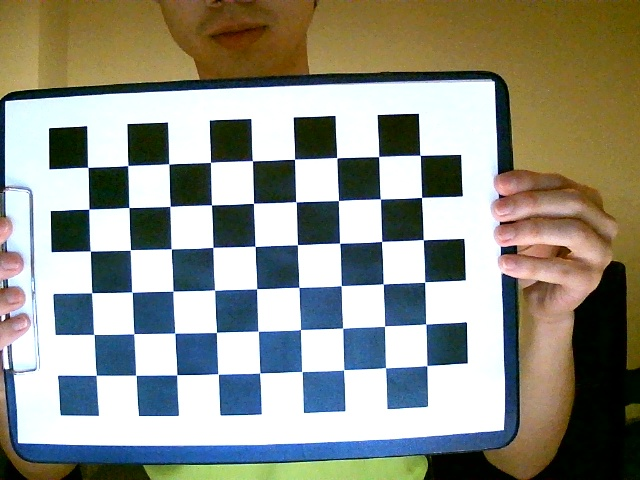
#> input picture DJITelloPy-master/Pi/Camera/cal_image_10 2.jpg, 640 x 480 px; its folder holds only this picture in this run
$ python camera_calibration.py
#> lines starting #> are read from the running program, lines starting #| are printed output that depends on the picture; after the words box and inside, x2 and y2 are one past the last pixel; in counts of white or black regions, pixels touching at a corner belong together; long printed decimals are rounded
import numpy as np
import cv2
import glob

cb_width = 9
cb_height = 6
cb_square_size = 29.5

criteria = (cv2.TERM_CRITERIA_EPS + cv2.TERM_CRITERIA_MAX_ITER, 30, 0.001)

cb_3D_points = np.zeros((cb_width*cb_height,3), np.float32)
cb_3D_points[:,:2] = np.mgrid[0:cb_width, 0:cb_height].T.reshape(-1,2) * cb_square_size

list_cb_3d_points = []
list_cb_2d_img_points = []

list_images = glob.glob('*.jpg')

for frame_name in list_images:
	img = cv2.imread(frame_name)
#> img is the input picture: shape (480, 640, 3); mean B, G, R 135.5, 147, 145.7

	gray = cv2.cvtColor(img, cv2.COLOR_BGR2GRAY)
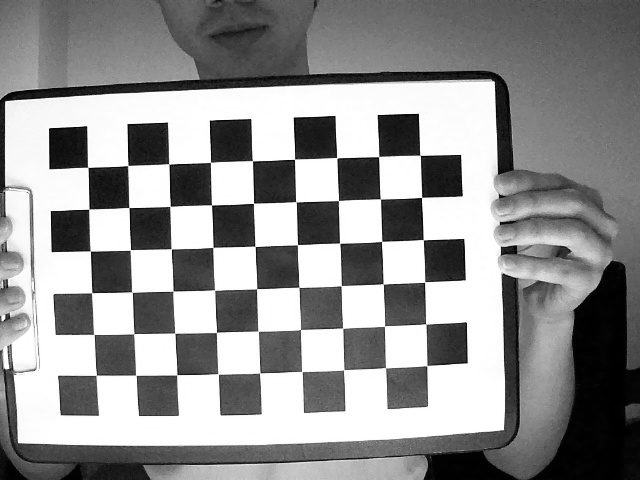
#> gray: shape (480, 640); min 0, max 255, mean 145.3

	ret, corners = cv2.findChessboardCorners(gray, (9,6), None)
#> ret = True; corners = 54 rows, first 8: [87.95, 167.4], [127.8, 165.5], [168.8, 164], [210.5, 162.3], [252.5, 160.8], [294.5, 159.3], [337, 157.9], [378.6, 156.6]

	if ret == True:
		list_cb_3d_points.append(cb_3D_points)

		corners2 = cv2.cornerSubPix(gray, corners, (11,11), (-1,-1), criteria)
#> corners2 = 54 rows, first 8: [87.72, 167.4], [127.7, 165.5], [168.8, 163.9], [210.5, 162.3], [252.4, 160.7], [294.5, 159.2], [336.7, 157.6], [378.6, 156.5]
		list_cb_2d_img_points.append(corners2)

		cv2.drawChessboardCorners(img, (cb_width, cb_height), corners2, ret)
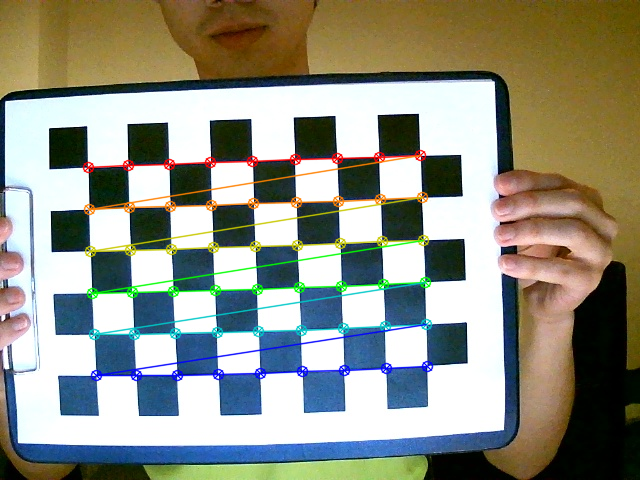
#> img: shape (480, 640, 3); 4.92% of pixels changed, all inside (x1, y1, x2, y2) = (82, 149, 434, 382)
		cv2.imshow('img', img)
		cv2.waitKey(500)

cv2.destroyAllWindows()

ret, mtx, dist, rvecs, tvecs = cv2. calibrateCamera(list_cb_3d_points, list_cb_2d_img_points, gray.shape[::-1], None, None)
#> ret = 0.16; mtx = [[225.6, 0, 276.9], [0, 228, 231.7], [0, 0, 1]]; dist = [[-0.0371, 0.0208, -0.00359, 0.00302, -0.0101]]; rvecs = ([-0.01, -0.00421, -0.0345],); tvecs = ([-135.2, -44.96, 156.7],)

print("Calibration Matrix: ")
print(mtx)
#| [[225.563   0.         276.933]
#|  [  0.         227.958 231.679]
#|  [  0.           0.           1.        ]]
print("Distortion: ", dist)
#| Distortion:  [[-0.0371  0.02085 -0.003589  0.003022 -0.01006]]

with open('camera_calibration.npy', 'wb') as f:
	np.save(f, mtx)
	np.save(f, dist)

$ run again, on DJITelloPy-master/Pi/Camera/cal_image_13 2.jpg
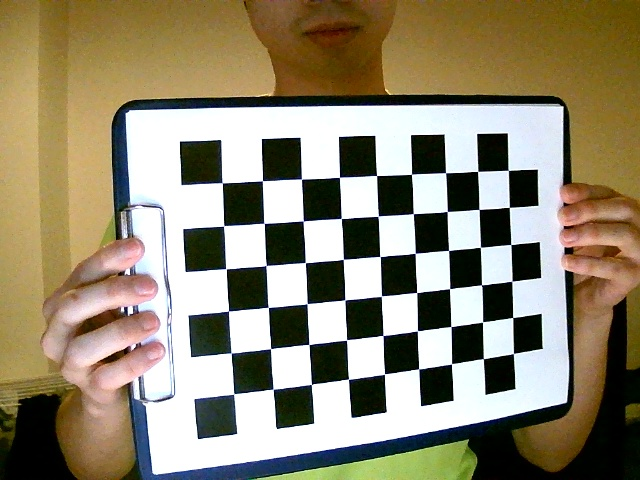
#> input picture DJITelloPy-master/Pi/Camera/cal_image_13 2.jpg, 640 x 480 px
#> img is the input picture: shape (480, 640, 3); mean B, G, R 112.3, 136, 144.8
#> `gray = cv2.cvtColor(img, cv2.COLOR_BGR2GRAY)`:
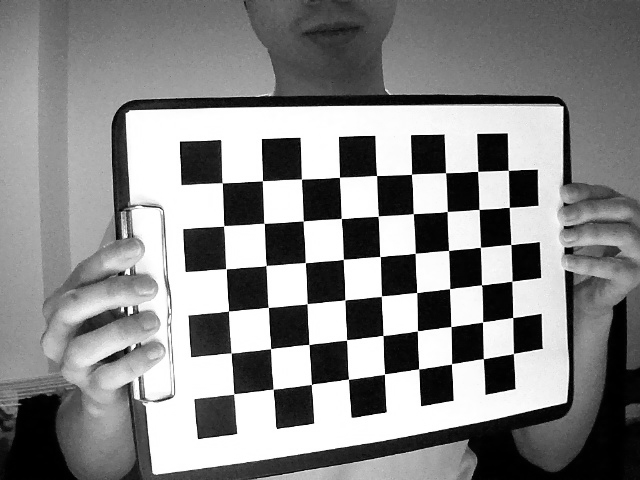
#> gray: shape (480, 640); min 0, max 255, mean 135.9
#> `ret, corners = cv2.findChessboardCorners(gray, (9,6), None)`: ret = True; corners = 54 rows, first 8: [222.3, 182.9], [262.4, 180.7], [301.5, 179.2], [339.4, 177.3], [376.6, 175.6], [411.5, 174.3], [445.6, 172.7], [477.7, 171.4]
#> corners2 = 54 rows, first 8: [222.2, 182.7], [262.4, 180.8], [301.4, 179.1], [339.4, 177.2], [376.6, 175.5], [411.5, 174.2], [445.6, 172.7], [477.7, 171.3]
#> `cv2.drawChessboardCorners(img, (cb_width, cb_height), corners2, ret)`:
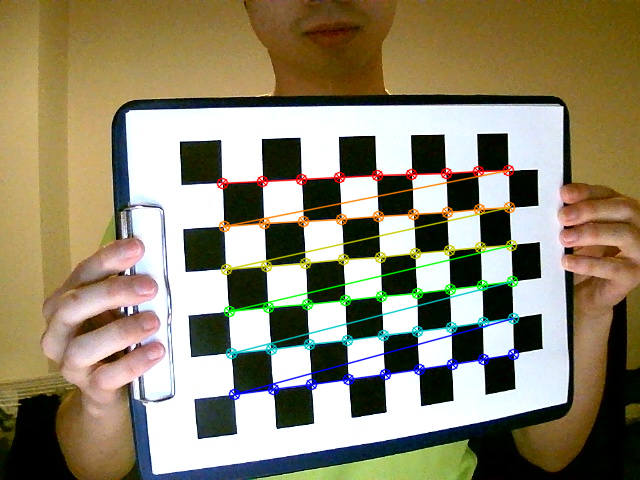
#> img: shape (480, 640, 3); 4.4% of pixels changed, all inside (x1, y1, x2, y2) = (216, 164, 520, 401)
#> `ret, mtx, dist, rvecs, tvecs = cv2. calibrateCamera(list_cb_3d_points,..`: ret = 0.2; mtx = [[598.7, 0, 347.2], [0, 637.1, 198.7], [0, 0, 1]]; dist = [[-0.351, 1.2, 0.00482, -0.00749, -2.81]]; rvecs = ([0.009, -0.265, -0.0491],); tvecs = ([-91.11, -10.98, 431.6],)
#| [[598.731   0.         347.207]
#|  [  0.         637.090 198.698]
#|  [  0.           0.           1.        ]]
#| Distortion:  [[-0.351  1.203  0.004821 -0.007487 -2.806]]

$ run again, on DJITelloPy-master/Pi/Camera/cal_image_14 2.jpg
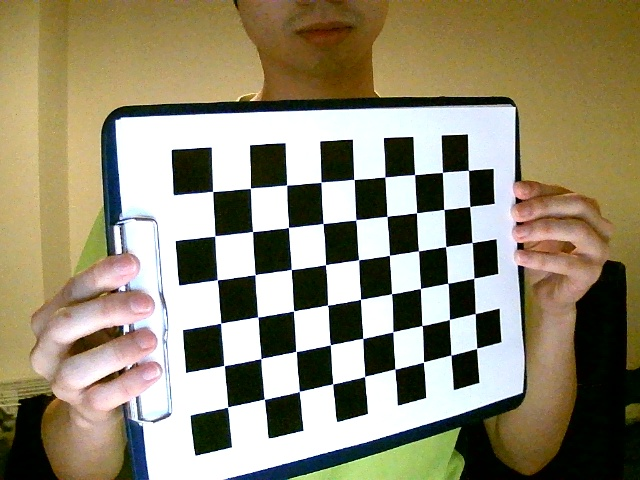
#> input picture DJITelloPy-master/Pi/Camera/cal_image_14 2.jpg, 640 x 480 px
#> img is the input picture: shape (480, 640, 3); mean B, G, R 113.8, 138.5, 146.3
#> `gray = cv2.cvtColor(img, cv2.COLOR_BGR2GRAY)`:
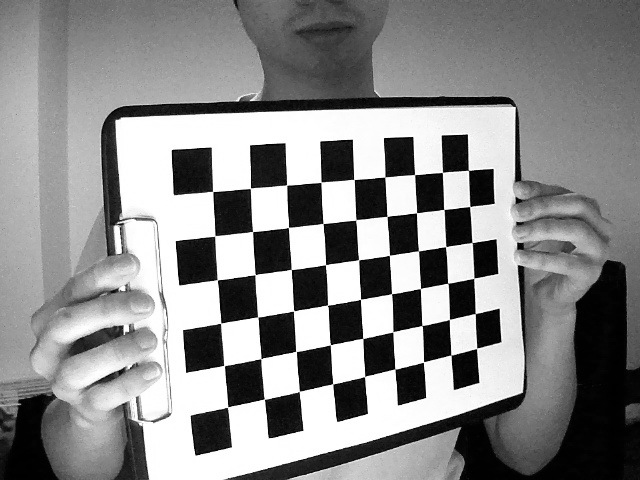
#> gray: shape (480, 640); min 0, max 255, mean 138
#> `ret, corners = cv2.findChessboardCorners(gray, (9,6), None)`: ret = True; corners = 54 rows, first 8: [212.7, 191.5], [250.4, 188.2], [286.6, 184.9], [321.1, 182.1], [354, 179.5], [384.8, 177], [414.5, 174.5], [442.4, 172.4]
#> corners2 = 54 rows, first 8: [212.6, 191.4], [250.4, 188.2], [286.7, 185.1], [321, 182.2], [354, 179.4], [384.8, 176.9], [414.6, 174.7], [442.4, 172.3]
#> `cv2.drawChessboardCorners(img, (cb_width, cb_height), corners2, ret)`:
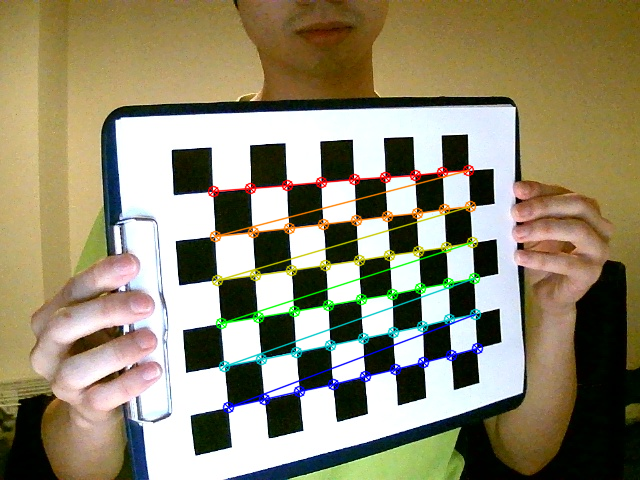
#> img: shape (480, 640, 3); 4.07% of pixels changed, all inside (x1, y1, x2, y2) = (207, 164, 484, 414)
#> `ret, mtx, dist, rvecs, tvecs = cv2. calibrateCamera(list_cb_3d_points,..`: ret = 0.28; mtx = [[877.5, 0, 258.5], [0, 848.7, 122.6], [0, 0, 1]]; dist = [[-0.514, -0.605, 0.0471, 0.045, 5.05]]; rvecs = ([-0.0191, -0.587, -0.0425],); tvecs = ([-30.3, 45.87, 568.4],)
#| [[877.540   0.         258.502]
#|  [  0.         848.704 122.609]
#|  [  0.           0.           1.        ]]
#| Distortion:  [[-0.5139 -0.6049  0.04709  0.04498  5.048]]
